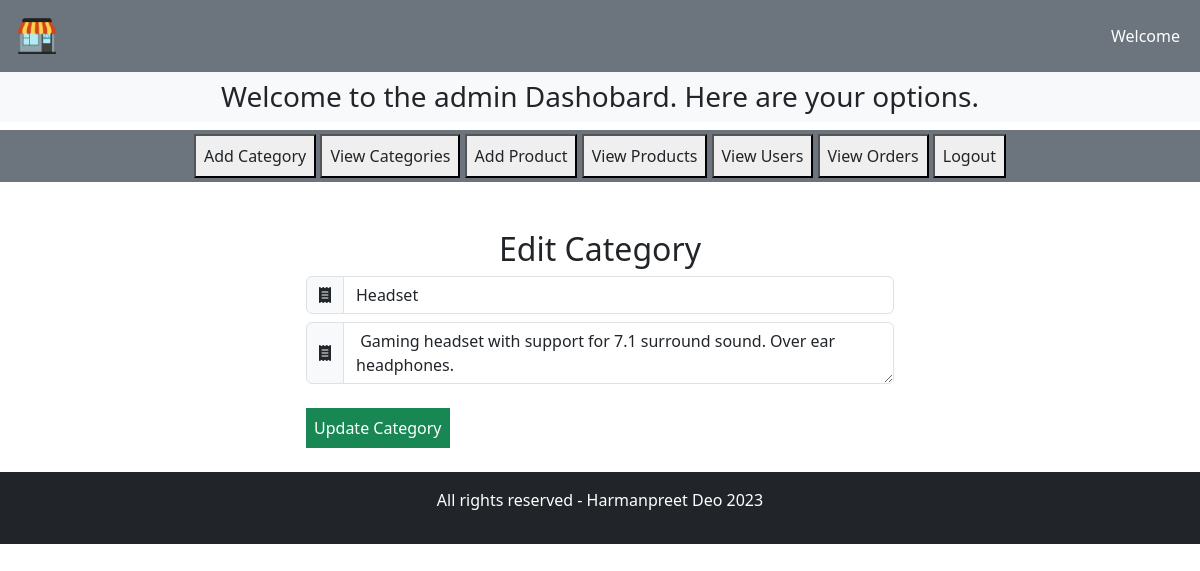
The page /estorephp/admin/updateCategory.php?categoryID=9 on the database its author committed.
### tables this page shows
CREATE TABLE `categories` (
  `categoryID` int(4) NOT NULL,
  `name` varchar(25) NOT NULL,
  `description` text NOT NULL
);

### estorephp/controllers/CategoryController.php (called while the page is built, shortened)
<?php
    class CategoryController {
        private $model;
        public function __construct($model) {
            $this->model = $model;
        }
        public function getCategoryByID($id) {
            return $this->model->getCategoryByID($id);
        }
    }
?>

### estorephp/models/CategoryModel.php (called while the page is built, shortened)
<?php
    class CategoryModel {
        private $db;
        public function __construct($db) {
            $this->db = $db;
        }
        public function getCategoryByID($id) {
            $query = "SELECT * FROM categories WHERE categoryID = :categoryID";
            $statement = $this->db->prepare($query);
            $statement->bindValue(':categoryID', $id);
            $statement->execute();
            $category = $statement->fetch();
            if($category) {
                return $category;
            }
        }
    }
?>

### estorephp/admin/updateCategory.php (the view, shortened to what this page needs)
<?php
    include("../includes/connect.php");
    include("../models/CategoryModel.php");
    include("../controllers/CategoryController.php");
    $categoryModel = new CategoryModel($db);
    $categoryController = new CategoryController($categoryModel);
    $category = $categoryController->getCategoryByID($_GET['categoryID']);
?>
<!DOCTYPE html>
<html lang="en">
<head>
    <link href="https://cdn.jsdelivr.net/npm/bootstrap@5.3.2/dist/css/bootstrap.min.css" rel="stylesheet">
    <link rel="stylesheet" href="https://cdnjs.cloudflare.com/ajax/libs/font-awesome/6.5.1/css/all.min.css" />
    <link rel="stylesheet" href="../style.css">
</head>
<body>
<?php include("nav.php") ?>
    <div class="row">
        <div class="col-lg-3"></div>
        <div class="col-lg-6">
        <h2 class="text-center">Edit Category</h2>
        <form action="" method="post" class="mb-2">
            <div class="input-group w-90 mb-2">
                <span class="input-group-text" id="basic-addon1"><i class="fa-solid fa-receipt"></i></span>
                <input type="text" class="form-control" name="name" value="<?php echo $category['name']?>" aria-describedby="basic-addon1">
            </div>
            <div class="input-group w-90 mb-2">
            <span class="input-group-text"><i class="fa-solid fa-receipt"></i></span>
            <textarea class="form-control" name="description"> <?php echo $category['description']?></textarea>
            </div>
            <div class="input-group w-10 mb-2" m-auto>
                <input type="submit" class="bg-success border-0 p-2 my-3 text-white" name="Update" value="Update Category">
            </div>
        </form>
        </div>
        <div class="col-lg-3"></div>
    </div>
    <?php include("../includes/footer.php") ?>
</body>
</html>

### estorephp/style.css (style rules this page uses)
* { margin: 0; padding: 0; box-sizing: border-box; }

### rows shown on the page
categories: name "Headset", description "Gaming headset with support for 7.1 surround sound. Over ear headphones."
